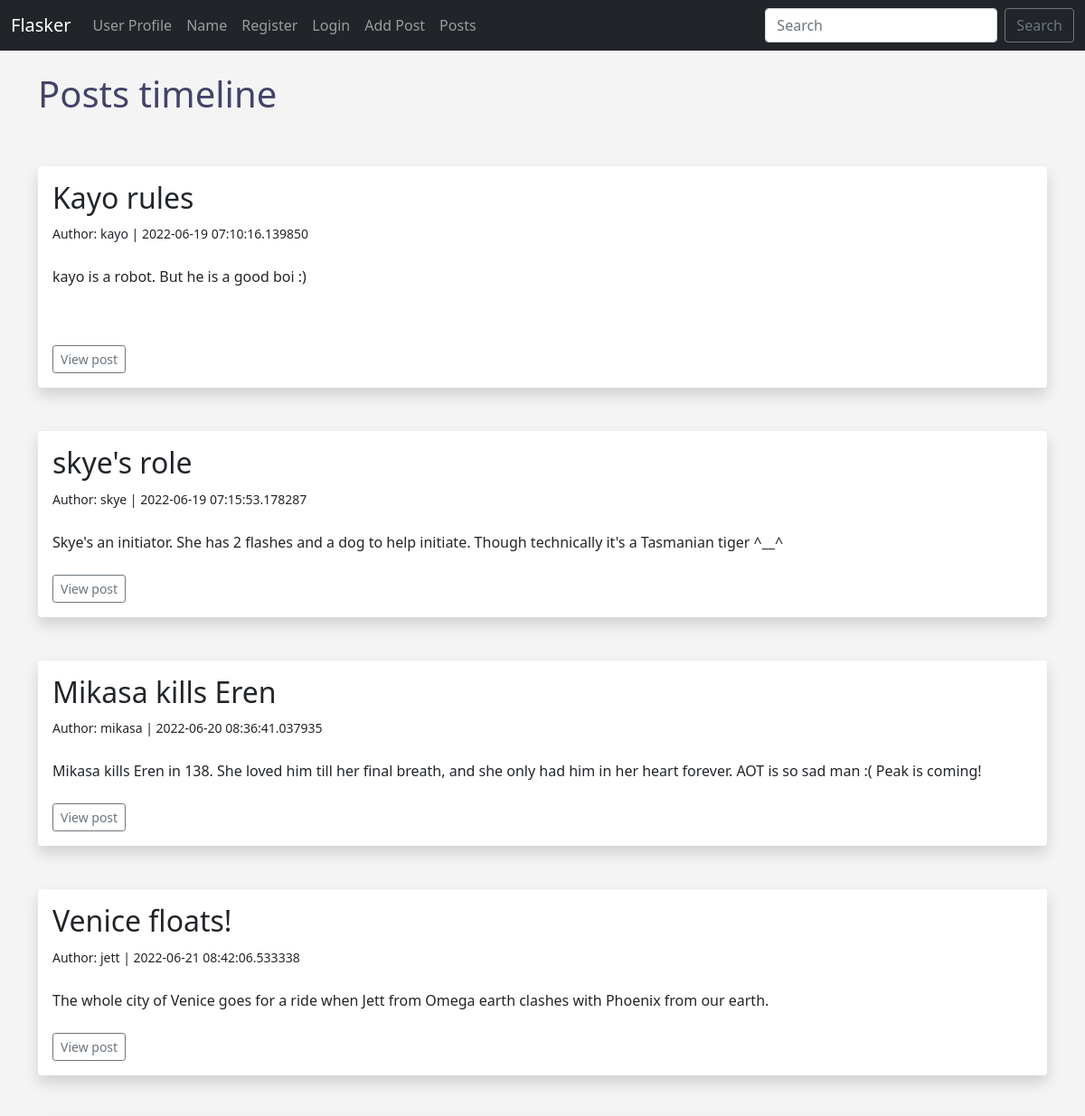
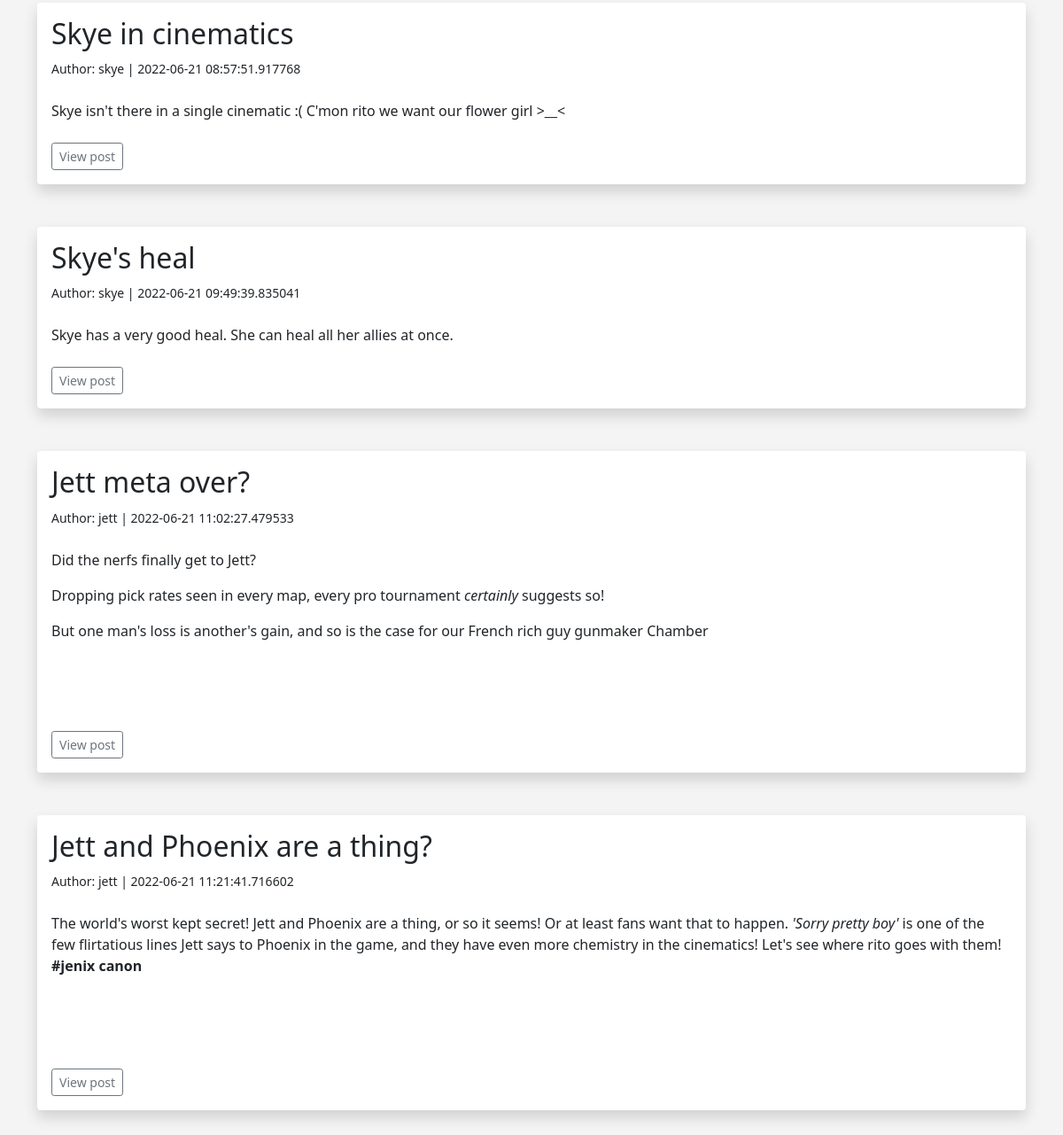
The page /posts on the database its author committed (2 pictures, top to bottom).
### app.py (models this page shows, shortened)
class Posts(db.Model):
    id = db.Column(db.Integer, primary_key=True)
    title = db.Column(db.String(255))
    content = db.Column(db.Text)
    author = db.Column(db.String(255))
    date_posted = db.Column(db.DateTime, default=datetime.utcnow)
    slug = db.Column(db.String(255))
    poster_id = db.Column(db.Integer, db.ForeignKey('users.id'))

class Users(db.Model, UserMixin):
    id = db.Column(db.Integer, primary_key=True)
    name = db.Column(db.String(200), nullable=False)
    email = db.Column(db.String(200), nullable=False, unique=True)
    favorite_anime = db.Column(db.String(120))
    date_added = db.Column(db.DateTime, default=datetime.utcnow)
    profile_pic = db.Column(db.String(), nullable=True)
    password_hash = db.Column(db.String(128))
    posts = db.relationship('Posts', backref='poster')
    @property
    def password(self):
        raise AttributeError('password is not a readable attribute')

### app.py (the view)
@app.route('/posts')
def posts():
    posts = Posts.query.order_by(Posts.date_posted)
    return render_template('posts.html', posts=posts)

### forms.py
class SearchForm(FlaskForm):
    searched = StringField("Searched", validators=[DataRequired()])
    submit = SubmitField("Submit")

### app.py (called while the page is built)
@app.context_processor
def base():
    form = SearchForm()
    return dict(form=form)

### templates/posts.html (shortened to what this page needs)
{% extends 'base.html' %}
{% block content %}
<h1>Posts timeline</h1>
<br /><br />
{% for post in posts %}
<div class="shadow p-3 mb-5 bg-body rounded">
    <h2>{{ post.title }}</h2>
    <small> Author: {{ post.poster.name }} | {{ post.date_posted }}</small><br /><br />
    {{ post.content | safe }}<br /><br />
    <a href="{{ url_for('post', id=post.id)}}" class="btn btn-outline-secondary btn-sm">View post</a>
</div>
{% endfor %}
{% endblock %}

### templates/base.html (shortened to what this page needs)
<!doctype html>
<html lang="en">
    <head>
        <link href="https://cdn.jsdelivr.net/npm/bootstrap@5.0.2/dist/css/bootstrap.min.css" rel="stylesheet"
>
        <link href="{{ url_for('static', filename = 'css/style.css') }}" rel="stylesheet">
    </head>
    <body>
        {% include 'navbar.html' %}
        <br />
        <div class="container">
            {% block content %}
            {% endblock %}
        </div>
    </body>
</html>

### templates/navbar.html (shortened to what this page needs)
<nav class="navbar navbar-expand-lg navbar-dark bg-dark">
    <div class="container-fluid">
        <a class="navbar-brand" href="{{ url_for('index') }}">Flasker</a>
        <div class="collapse navbar-collapse" id="navbarSupportedContent">
            <ul class="navbar-nav me-auto mb-2 mb-lg-0">
                <li class="nav-item">
                    <a class="nav-link" href="{{ url_for('user', name = 'john') }}">User Profile</a>
                </li>
                <li class="nav-item">
                    <a class="nav-link" href="{{ url_for('namepage') }}">Name</a>
                </li>
                {% if current_user.is_authenticated %}
                <li class="nav-item">
                    <a class="nav-link" href="{{ url_for('logout') }}">Logout</a>
                </li>
                <li class="nav-item">
                    <a class="nav-link" href="{{ url_for('dashboard') }}">Dashboard</a>
                </li>
                {% if current_user.id == 1 %}
                <li class="nav-item">
                    <a class="nav-link" href="{{ url_for('admin') }}">Admin</a>
                </li>
                {% endif %}
                {% else %}
                <li class="nav-item">
                    <a class="nav-link" href="{{ url_for('add_user') }}">Register</a>
                </li>
                <li class="nav-item">
                    <a class="nav-link" href="{{ url_for('login') }}">Login</a>
                </li>
                {% endif %}
                <li class="nav-item">
                    <a class="nav-link" href="{{ url_for('add_post') }}">Add Post</a>
                </li>
                <li class="nav-item">
                    <a class="nav-link" href="{{ url_for('posts') }}">Posts</a>
                </li>
            </ul>
            <form method="POST" action="{{ url_for('search') }}" class="d-flex">
                <input class="form-control me-2" type="search" placeholder="Search" aria-label="Search" ,
                    name="searched">
                <button class="btn btn-outline-secondary" type="submit">Search</button>
            </form>
        </div>
    </div>
</nav>

### static/css/style.css (style rules this page uses)
h1 { color: rgb(67, 67, 105); font-size: 40px; }
body { background: #f4f4f4; }

### rows shown on the page
Posts: title "Kayo rules", poster.name "kayo", date_posted "2022-06-19 07:10:16.139850", content "kayo is a robot. But he is a good boi :)"
Posts: title "skye's role", poster.name "skye", date_posted "2022-06-19 07:15:53.178287", content "Skye's an initiator. She has 2 flashes and a dog to help initiate. Though technically it's a Tasmanian tiger ^__^"
Posts: title "Mikasa kills Eren", poster.name "mikasa", date_posted "2022-06-20 08:36:41.037935", content "Mikasa kills Eren in 138. She loved him till her final breath, and she only had him in her heart forever. AOT is so sad man :( Peak is coming!"
Posts: title "Venice floats!", poster.name "jett", date_posted "2022-06-21 08:42:06.533338", content "The whole city of Venice goes for a ride when Jett from Omega earth clashes with Phoenix from our earth."
Posts: title "Skye in cinematics", poster.name "skye", date_posted "2022-06-21 08:57:51.917768", content "Skye isn't there in a single cinematic :( C'mon rito we want our flower girl >__<"
Posts: title "Skye's heal", poster.name "skye", date_posted "2022-06-21 09:49:39.835041", content "Skye has a very good heal. She can heal all her allies at once."
Posts: title "Jett meta over?", poster.name "jett", date_posted "2022-06-21 11:02:27.479533", content "Did the nerfs finally get to Jett? Dropping pick rates seen in every map, every pro tournament certainly suggests so! But one man's loss is another's gain, and so is the case for our French rich guy gunmaker Chamber"
Posts: title "Jett and Phoenix are a thing?", poster.name "jett", date_posted "2022-06-21 11:21:41.716602", content "The world's worst kept secret! Jett and Phoenix are a thing, or so it seems! Or at least fans want that to happen. 'Sorry pretty boy' is one of the few flirtatious lines Jett says to Phoenix in the game, and they have even more chemistry in the cinematics! Let's see where rito goes with them! #jenix canon"
